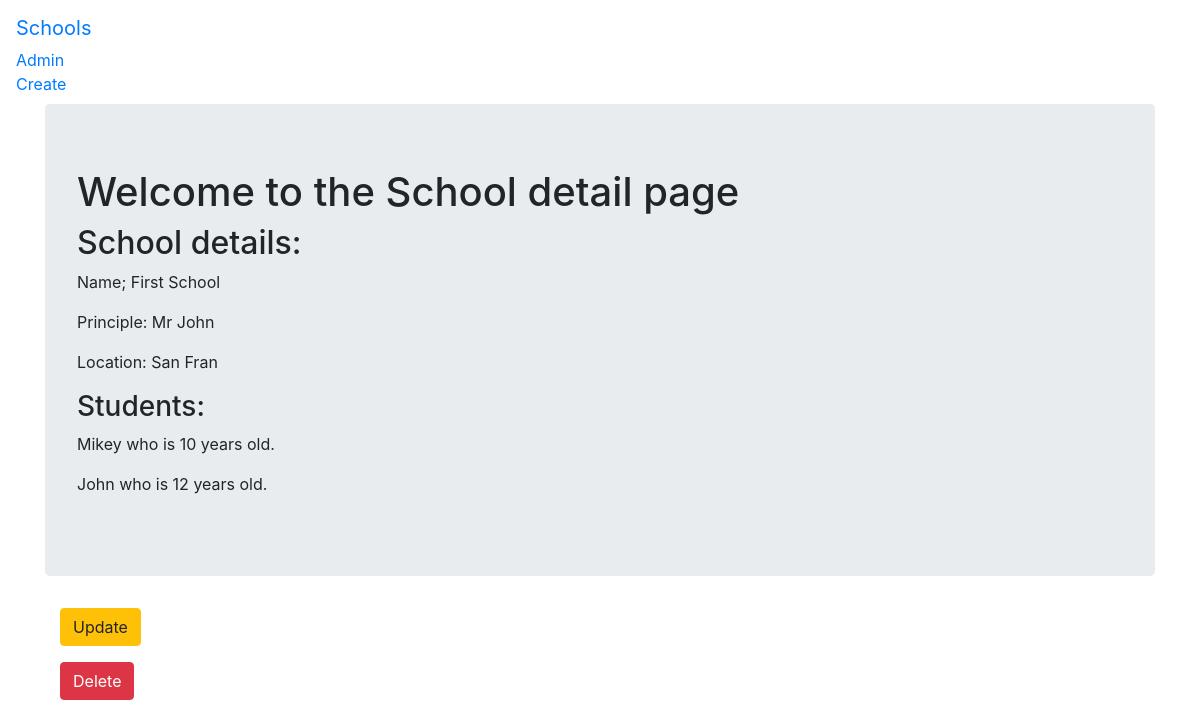
/basic_app/1/, run on the app's committed database.
### basic_app/models.py (models this page shows, shortened)
class School(models.Model):
    name = models.CharField(max_length=256)
    principal = models.CharField(max_length=256)
    location = models.CharField(max_length=256)

class Student(models.Model):
    name = models.CharField(max_length=256)
    age = models.PositiveIntegerField()
    school = models.ForeignKey(School,related_name='students',on_delete=models.CASCADE)

### basic_app/views.py (the view)
# urls.py: path('<int:pk>/',views.SchoolDetailView.as_view(),name='detail'),
class SchoolDetailView(DetailView):
    context_object_name = 'school_detail'
    model = models.School
    template_name = 'basic_app/school_detail.html'

### basic_app/templates/basic_app/school_detail.html
{% extends 'basic_app/basic_app_base.html' %}
{% block body_block %}
<div class = "jumbotron">
    <h1>Welcome to the School detail page</h1>
    <h2>School details:</h2>
    <p>Name; {{school_detail.name}}</p>
    <p>Principle: {{school_detail.principal}}</p>
    <p>Location: {{school_detail.location}}</p>
    <h3>Students:</h3>
    {% for student in school_detail.students.all %}
        <p>{{ student.name }} who is {{ student.age }} years old.</p>
    {% endfor  %}
</div>
<div class = 'container'>
    <p><a class='btn btn-warning' href="{% url 'basic_app:update' pk=school_detail.pk %}">Update</a></p>
    <p><a class='btn btn-danger' href="{% url 'basic_app:delete' pk=school_detail.pk %}">Delete</a></p>
</div>
{% endblock %}

### data on the page
School: name "First School", principal "Mr John", location "San Fran"
Student: name "Mikey", age "10"
Student: name "John", age "12"
